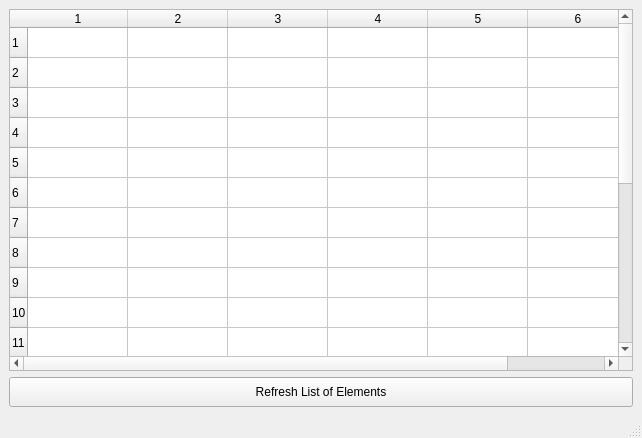
<?xml version="1.0" encoding="UTF-8"?>
<ui version="4.0">
 <class>MainWindow</class>
 <widget class="QMainWindow" name="MainWindow">
  <property name="geometry">
   <rect>
    <x>0</x>
    <y>0</y>
    <width>642</width>
    <height>438</height>
   </rect>
  </property>
  <property name="windowTitle">
   <string>MainWindow</string>
  </property>
  <widget class="QWidget" name="centralwidget">
   <layout class="QVBoxLayout" name="verticalLayout">
    <item>
     <widget class="QTableWidget" name="tableWidget">
      <property name="rowCount">
       <number>20</number>
      </property>
      <property name="columnCount">
       <number>6</number>
      </property>
      <row/>
      <row/>
      <row/>
      <row/>
      <row/>
      <row/>
      <row/>
      <row/>
      <row/>
      <row/>
      <row/>
      <row/>
      <row/>
      <row/>
      <row/>
      <row/>
      <row/>
      <row/>
      <row/>
      <row/>
      <column/>
      <column/>
      <column/>
      <column/>
      <column/>
      <column/>
     </widget>
    </item>
    <item>
     <widget class="QPushButton" name="refresh_btn">
      <property name="minimumSize">
       <size>
        <width>0</width>
        <height>30</height>
       </size>
      </property>
      <property name="baseSize">
       <size>
        <width>0</width>
        <height>0</height>
       </size>
      </property>
      <property name="text">
       <string>Refresh List of Elements</string>
      </property>
     </widget>
    </item>
   </layout>
  </widget>
  <widget class="QMenuBar" name="menubar">
   <property name="geometry">
    <rect>
     <x>0</x>
     <y>0</y>
     <width>642</width>
     <height>21</height>
    </rect>
   </property>
  </widget>
  <widget class="QStatusBar" name="statusbar"/>
 </widget>
 <resources/>
 <connections/>
</ui>
